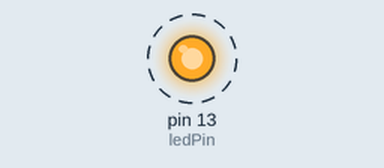
Recording of a sketch running on a simulated Arduino Uno, built with avr-gcc and run on an emulated ATmega328P. Parts: output pins drawn as LEDs (lit = HIGH). Dashed ring = blinking.

Above: at 0.12 s.
Timing chart, 0 to 3.0 s (numbered marks = the images above):
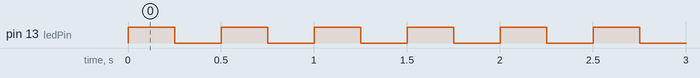

Measured:
- by itself, pin 13 (ledPin): alternates HIGH for 0.25 s and LOW for 0.25 s

The sketch:

simple_blink.ino
```cpp
const int ledPin = LED_BUILTIN;

void setup() {
  pinMode(ledPin, OUTPUT);
}

void loop() {
  digitalWrite(ledPin, HIGH);
  delay(250);
  digitalWrite(ledPin, LOW);
  delay(250);
}
```
